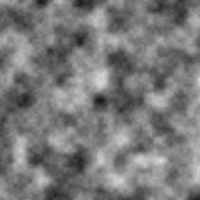
Frame 1 (no input)
Frame 2 (the mouse pressed at the canvas centre, redrawn once): identical to frame 1, image omitted

The p5.js sketch that drew this single still picture (run headless with seeded random() and noise() and a simulated clock; the mouse was pressed at the canvas centre and the sketch redrawn once):

// p5.js sketch
// ── sketch.js
let inc = 0.05;

function setup() {
  createCanvas(200, 200);
  pixelDensity(1);
}

function draw() {
  let yoff = 0;
  loadPixels();
  for (let x = 0; x < width; x++) {
    let xoff = 0;
    for (let y = 0; y < height; y++) {
      // let brightness = random(255);
      let brightness = noise(xoff, yoff) * 255;
      var index = (x + y * width) * 4;
      pixels[index + 0] = brightness;
      pixels[index + 1] = brightness;
      pixels[index + 2] = brightness;
      pixels[index + 3] = 255;
      xoff += inc;
    }
    yoff += inc;
  }
  updatePixels();
  noLoop();
}
